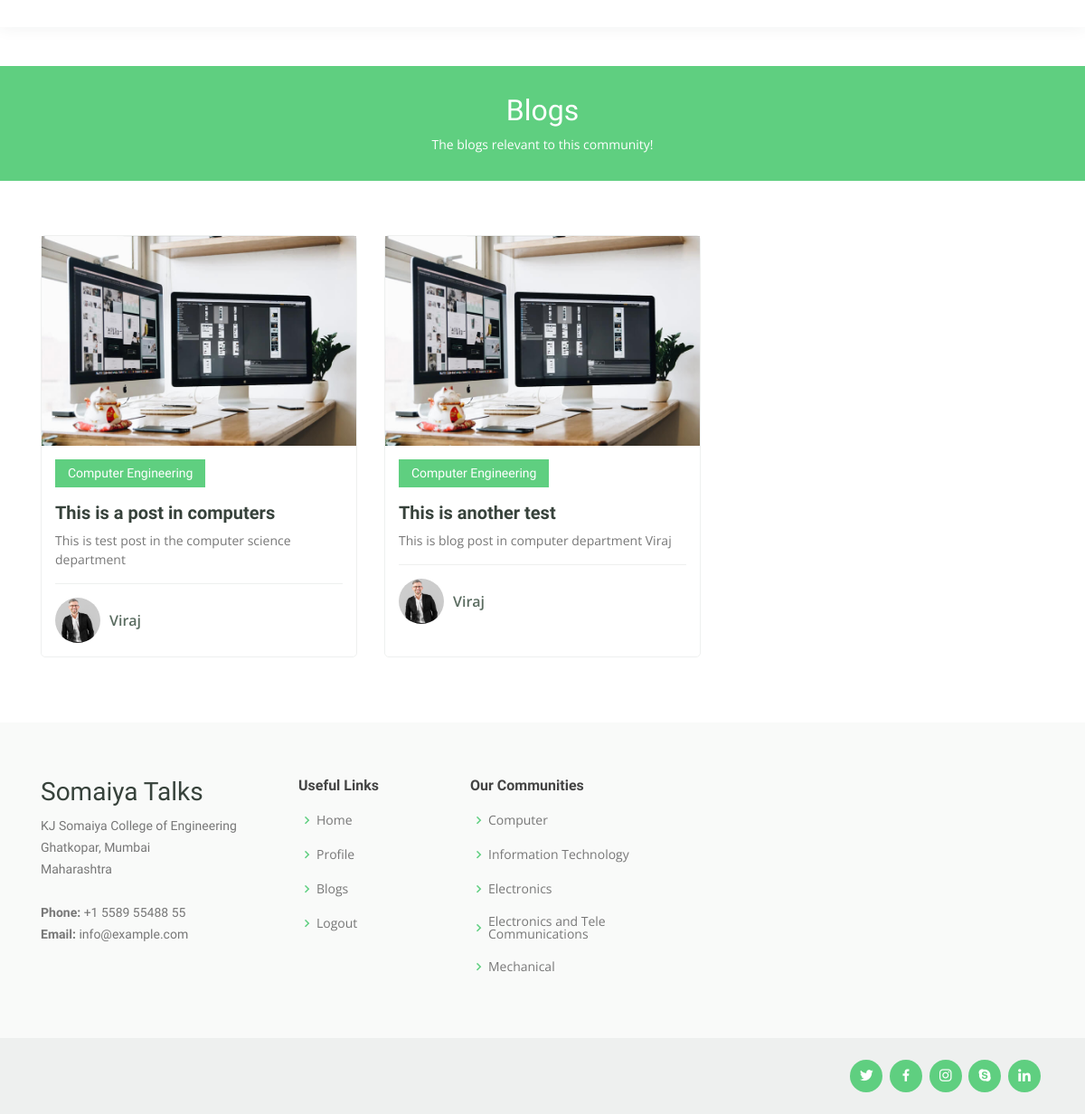
/blogs/Computer/, run on an earlier commit of the app's database.
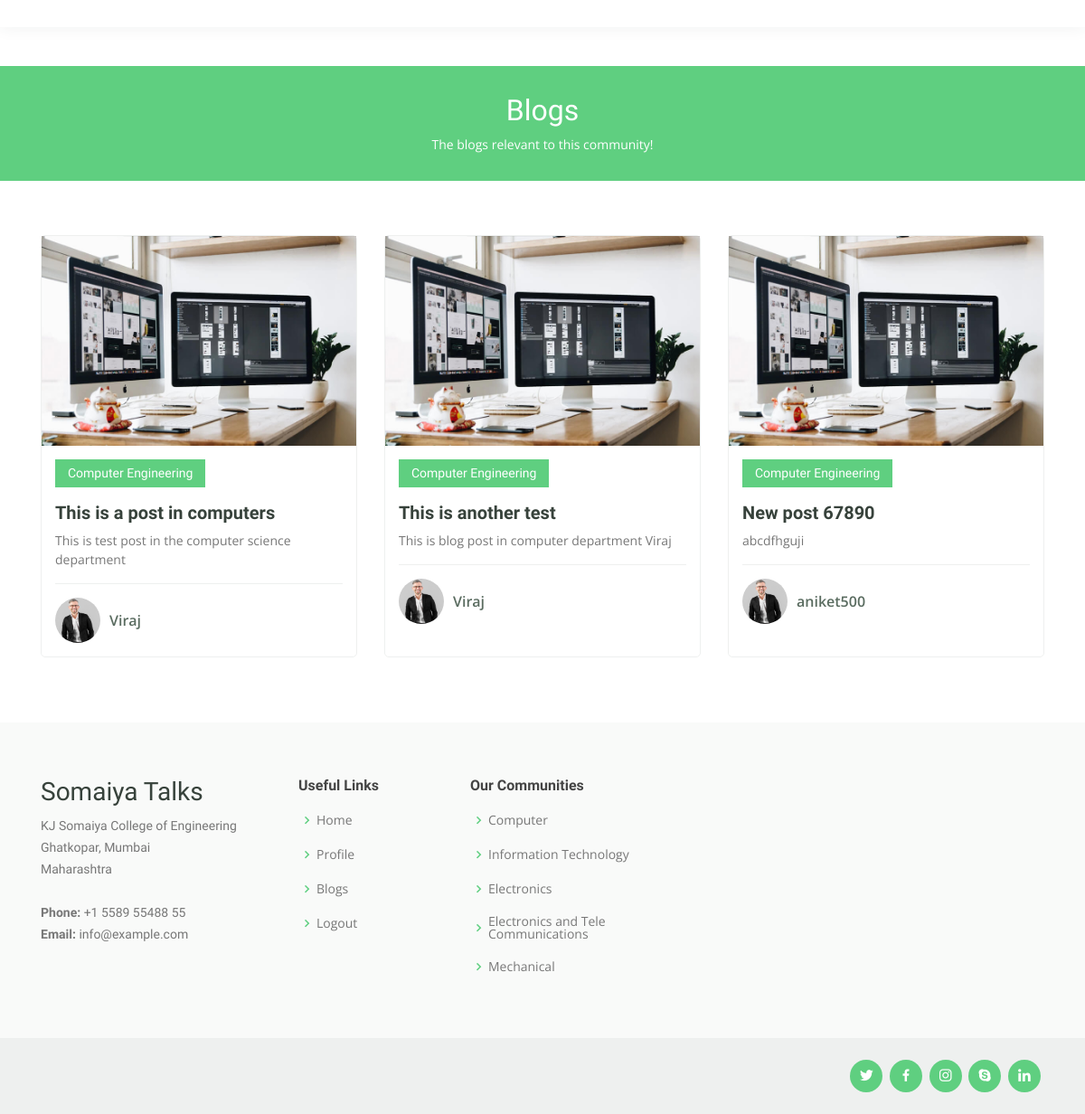
And on a later commit of the database.
### quoraBlog/models.py (models this page shows, shortened)
class Post(models.Model):
    title = models.CharField(max_length=100)
    content = models.TextField()
    date_posted = models.DateTimeField(default=timezone.now)
    author = models.ForeignKey(User, on_delete=models.CASCADE)
    group = models.ForeignKey(Community, on_delete= models.CASCADE,null=True, blank=True)
    reports = models.ManyToManyField(User, related_name='blog_post')
    likes = models.ManyToManyField(User, related_name='likes')
    User.username = 'Viraj'

class Community(models.Model):
    title =  models.CharField(max_length=100,unique=True)
    description = models.TextField(blank=True, default='')
    def __str__(self):
        return self.title

### quoraBlog/views.py (the view)
# urls.py: path('blogs/Computer/', views.computers, name='Computers'),
def computers(req):
    context = {
        'community': 'Computer Engineering',
        'commPost': list(Post.objects.all()),
    }
    return render(req, 'computers.html', context)

### quoraBlog/templates/computers.html (shortened to what the changed rows need)
{% load static %}
<!DOCTYPE html>
<html lang="en">
    <head>
        <link href="{% static 'vendor/bootstrap/css/bootstrap.min.css' %}" rel="stylesheet">
        <link href="{% static 'vendor/icofont/icofont.min.css' %}" rel="stylesheet">
        <link href="{% static 'vendor/boxicons/css/boxicons.min.css' %}" rel="stylesheet">
        <link href="{% static 'vendor/owl.carousel/assets/owl.carousel.min.css' %}" rel="stylesheet">
        <link href="{% static 'vendor/animate.css/animate.min.css' %}" rel="stylesheet">
        <link href="{% static 'vendor/aos/aos.css' %}" rel="stylesheet">
        <link href="{% static 'vendor/remixicon/remixicon.css' %}" rel="stylesheet">
        <link rel="stylesheet" type="text/css" href="{% static 'css/blogs.css' %}">
    </head>
<body>
  <main id="main" data-aos="fade-in">
    <div class="breadcrumbs">
      <div class="container">
        <h2>Blogs</h2>
      </div>
    </div>
    <section id="courses" class="courses">
        <div class="container" data-aos="fade-up">
          <div class="row" data-aos="zoom-in" data-aos-delay="100">
            {% for post in commPost %}
            {% ifequal post.group|stringformat:"s" community %}
            <div class="col-lg-4 col-md-6 d-flex align-items-stretch">
              <div class="course-item" style="margin-bottom: 12px;">
                <img src="{% static 'img/course-1.jpg' %}" class="img-fluid" alt="...">
                <div class="course-content">
                  <div class="d-flex justify-content-between align-items-center mb-3">
                    <h4>{{ post.group }}</h4>
                  </div>
                  <h3><a href="{% url 'post-detail' post.id %}">{{ post.title }}</a></h3>
                  <p>{{ post.content }}</p>
                  <div class="trainer d-flex justify-content-between align-items-center">
                    <div class="trainer-profile d-flex align-items-center">
                      <img src="{% static 'img/trainer-1.jpg' %}" class="img-fluid" alt="">
                      <span>{{ post.author }}</span>
                    </div>
                  </div>
                </div>
              </div>
            </div>
            {% endifequal %}
            {% endfor %}
    </section>
    </main>
</body>
</html>

What changed in the data, as far as the page shows it:
added Post: group "Computer Engineering", title "New post 67890", content "abcdfhguji", author "aniket500"
